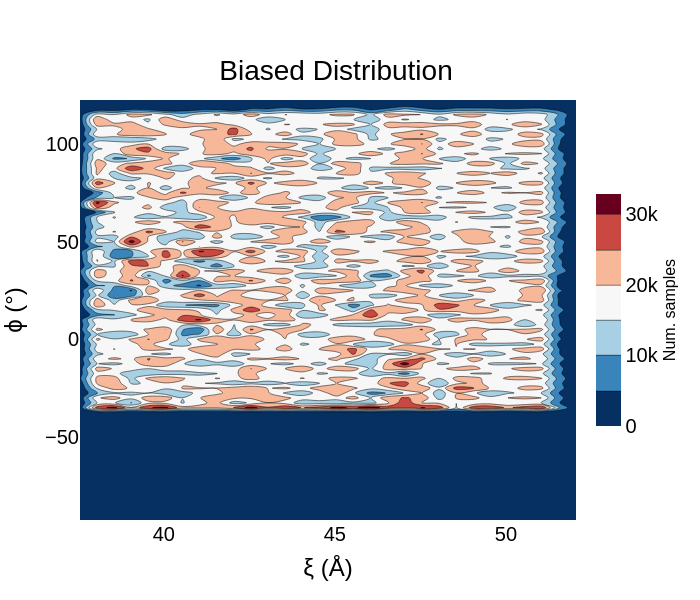

This figure's notebook cell:
### Code cell
fig = go.Figure( \
    data = go.Contour( \
        z=bia_array,
        x=cols, y=rows,
                #     contours=dict(
            #start=0,
            #end=15,
            #size=1),
                      colorscale='RdBu',
                      reversescale=True,
                      colorbar=dict(
            title='Num. samples', # title here
            titleside='right',
            titlefont=dict(
                size=16,
                family='Arial, sans-serif',
            color='black'),
            thickness=25,
            thicknessmode='pixels',
            len=0.6,
            lenmode='fraction',
            outlinewidth=0)));
fig.update_layout(
    title={
        'text': "Biased Distribution",
        'y':0.9,
        'x':0.48,
        'xanchor': 'center',
        'yanchor': 'top'},
    xaxis_title="ξ (Å)",
    yaxis_title="ϕ (°)",
    font=dict(size=20,family='Arial',color='black'),
    showlegend=False
)
fig['layout'].update(width=700,height=600)
fig.show()

### Figure 1 — Plotly figure (JSON) as saved in the notebook; plotly's stock layout.template omitted (floating-point values rounded to 4 significant figures; data arrays with more than 128 entries replaced by an {"elided": "..."} marker saying what was removed)
{"data": [{"autocontour": true, "colorbar": {"len": 0.6, "lenmode": "fraction", "outlinewidth": 0, "thickness": 25, "thicknessmode": "pixels", "title": {"font": {"color": "black", "family": "Arial, sans-serif", "size": 16}, "side": "right", "text": "Num. samples"}}, "colorscale": [[0, "rgb(103,0,31)"], [0.1, "rgb(178,24,43)"], [0.2, "rgb(214,96,77)"], [0.3, "rgb(244,165,130)"], [0.4, "rgb(253,219,199)"], [0.5, "rgb(247,247,247)"], [0.6, "rgb(209,229,240)"], [0.7, "rgb(146,197,222)"], [0.8, "rgb(67,147,195)"], [0.9, "rgb(33,102,172)"], [1, "rgb(5,48,97)"]], "contours": {"end": 30000, "size": 5000, "start": 5000}, "reversescale": true, "type": "contour", "x": [37.55, 38.05, 38.55, 39.05, 39.55, 40.05, 40.55, 41.05, 41.55, 42.05, 42.55, 43.05, 43.55, 44.05, 44.55, 45.05, 45.55, 46.05, 46.55, 47.05, 47.55, 48.05, 48.55, 49.05, 49.55, 50.05, 50.55, 51.05, 51.55, 52.05], "y": [-92.45, -44.95, -39.95, -37.45, -34.95, -32.45, -29.95, -27.45, -24.95, -22.45, -19.95, -17.45, -14.95, -12.45, -9.95, -7.45, -4.95, -2.45, 0.05, 2.55, 5.05, 7.55, 10.05, 12.55, 15.05, 17.55, 20.05, 22.55, 25.05, 27.55, 30.05, 32.55, 35.05, 37.55, 40.05, 42.55, 45.05, 47.55, 50.05, 52.55, 55.05, 57.55, 60.05, 62.55, 65.05, 67.55, 70.05, 72.55, 75.05, 77.55, 80.05, 82.55, 85.05, 87.55, 90.05, 92.55, 95.05, 97.55, 100.0, 102.5, 105.0, 107.5, 110.0, 112.5, 115.0, 117.5, 120.0, 122.5], "z": {"elided": "68x30 int values"}}], "layout": {"font": {"color": "black", "family": "Arial", "size": 20}, "height": 600, "showlegend": false, "title": {"text": "Biased Distribution", "x": 0.48, "xanchor": "center", "y": 0.9, "yanchor": "top"}, "width": 700, "xaxis": {"autorange": true, "range": [37.55, 52.05], "title": {"text": "ξ (Å)"}, "type": "linear"}, "yaxis": {"autorange": true, "range": [-92.45, 122.5], "title": {"text": "ϕ (°)"}, "type": "linear"}}}
